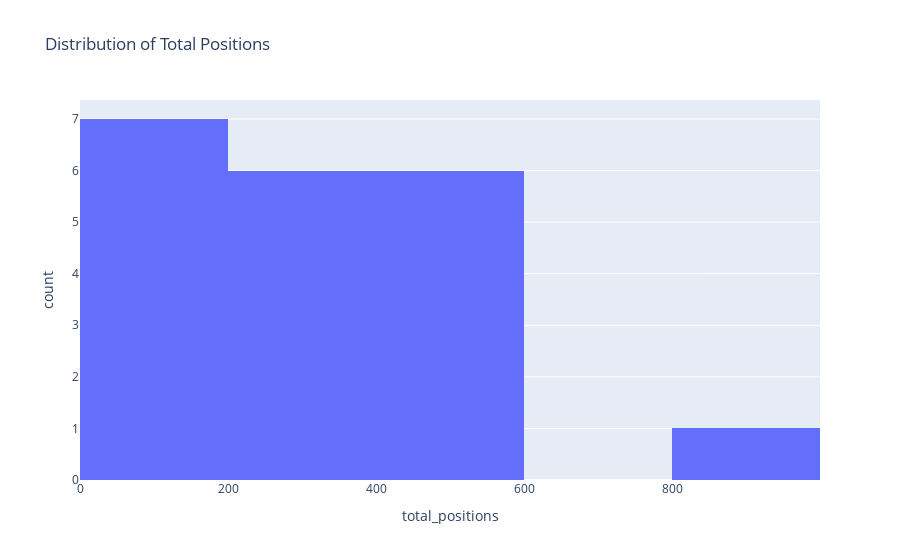

Notebook code cell kept with this figure:
### Markdown cell above
### Histogram of Total Positions
The histogram represents the distribution of total positions across all trials. This visualization is useful for understanding the general spread and most common values of positions.

### Code cell
fig = px.histogram(df, x='total_positions', title='Distribution of Total Positions')
fig.show()

### Figure 1 — Plotly figure (JSON) as saved in the notebook; plotly's stock layout.template omitted (floating-point values rounded to 4 significant figures)
{"data": [{"alignmentgroup": "True", "bingroup": "x", "hovertemplate": "total_positions=%{x}<br>count=%{y}<extra></extra>", "legendgroup": "", "marker": {"color": "#636efa", "pattern": {"shape": ""}}, "name": "", "offsetgroup": "", "orientation": "v", "showlegend": false, "x": [129, 318, 74, 829, 187, 186, 277, 151, 128, 123, 569, 425, 220, 303, 483, 436, 515, 229, 547, 256], "xaxis": "x", "yaxis": "y", "type": "histogram"}], "layout": {"xaxis": {"anchor": "y", "domain": [0.0, 1.0], "title": {"text": "total_positions"}}, "yaxis": {"anchor": "x", "domain": [0.0, 1.0], "title": {"text": "count"}}, "legend": {"tracegroupgap": 0}, "title": {"text": "Distribution of Total Positions"}, "barmode": "relative"}}
